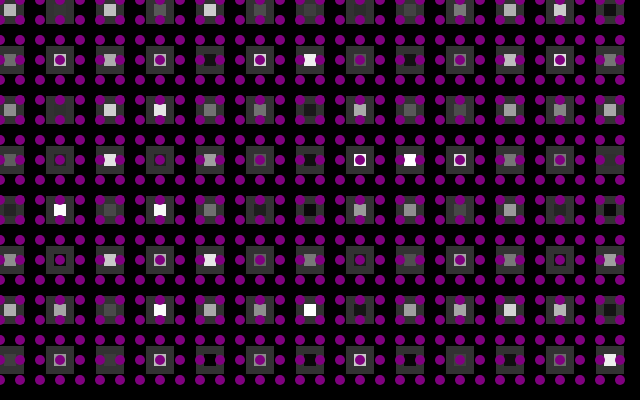
Frame 1 (no input)
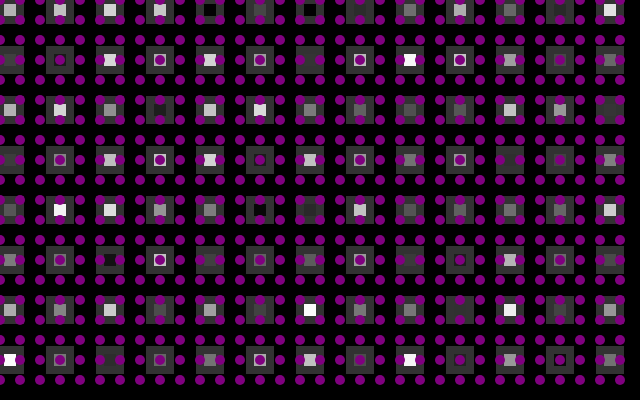
Frame 60 (no input)
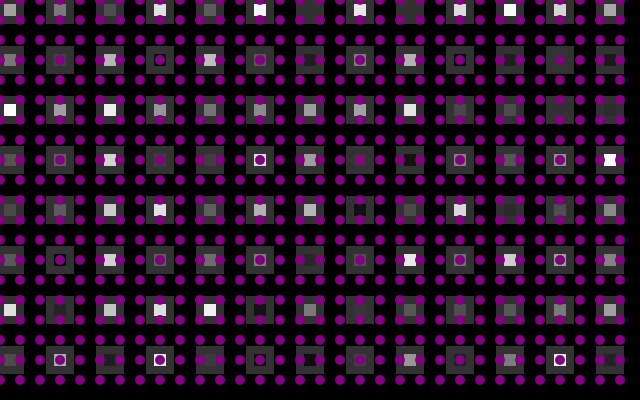
Frame 120 (the mouse pressed at the canvas centre since frame 60)

The p5.js sketch that drew these frames (run headless with seeded random() and noise() and a simulated clock; from frame 60 on, the mouse is pressed at the canvas centre):

// p5.js sketch
// ── sketch.js
var cwidth = 640
var cheight = 400
var row = 10

function setup() {
  createCanvas(cwidth, cheight);
}

function draw() {
  background(0);
  strokeWeight(8);
  stroke(50);
  fill(127);

  // For loop for the squares
  for (var y = 0; y < cheight; y = y + 50) {
    for (var x = 0; x < cwidth; x = x + 50) {
      fill(random(255));
      rect(x, y, 20, 20);
    }
  }
  // For loop for the points
  for (var y = 0; y < cheight; y = y + 20) {
    for (var x = 0; x < cwidth; x = x + 20) {
      stroke('purple');
      strokeWeight(10);
      point(x, y);
    }
  }
}
